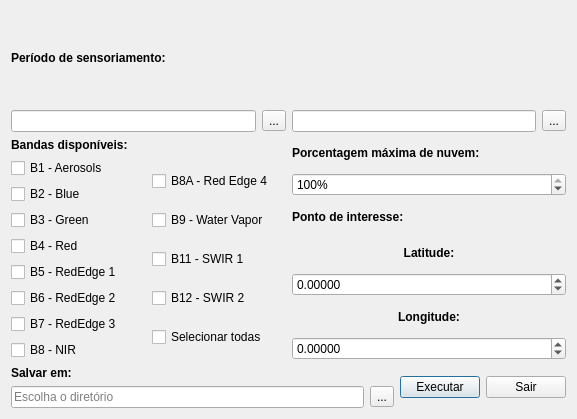
<?xml version="1.0" encoding="UTF-8"?>
<ui version="4.0">
 <class>SentinelDialogBase</class>
 <widget class="QDialog" name="SentinelDialogBase">
  <property name="geometry">
   <rect>
    <x>0</x>
    <y>0</y>
    <width>577</width>
    <height>419</height>
   </rect>
  </property>
  <property name="windowTitle">
   <string>sentinel_images</string>
  </property>
  <layout class="QGridLayout" name="gridLayout">
   <item row="0" column="0">
    <layout class="QVBoxLayout" name="verticalLayout">
     <item>
      <widget class="QLabel" name="firstDateLabel">
       <property name="enabled">
        <bool>true</bool>
       </property>
       <property name="font">
        <font>
         <weight>75</weight>
         <bold>true</bold>
        </font>
       </property>
       <property name="frameShape">
        <enum>QFrame::NoFrame</enum>
       </property>
       <property name="frameShadow">
        <enum>QFrame::Plain</enum>
       </property>
       <property name="text">
        <string>Período de sensoriamento:</string>
       </property>
      </widget>
     </item>
     <item>
      <layout class="QHBoxLayout" name="horizontalLayout">
       <item>
        <widget class="QLineEdit" name="firstDateText"/>
       </item>
       <item>
        <widget class="QToolButton" name="firstDateButton">
         <property name="text">
          <string>...</string>
         </property>
        </widget>
       </item>
       <item>
        <widget class="QLineEdit" name="lastDateText"/>
       </item>
       <item>
        <widget class="QToolButton" name="lastDateButton">
         <property name="text">
          <string>...</string>
         </property>
        </widget>
       </item>
      </layout>
     </item>
    </layout>
   </item>
   <item row="1" column="0">
    <layout class="QHBoxLayout" name="horizontalLayout_5">
     <item>
      <layout class="QVBoxLayout" name="verticalLayout_6">
       <item>
        <widget class="QLabel" name="bandLabel">
         <property name="font">
          <font>
           <weight>75</weight>
           <bold>true</bold>
          </font>
         </property>
         <property name="text">
          <string>Bandas disponíveis:</string>
         </property>
        </widget>
       </item>
       <item>
        <layout class="QHBoxLayout" name="horizontalLayout_4">
         <item>
          <layout class="QVBoxLayout" name="verticalLayout_2">
           <item>
            <widget class="QCheckBox" name="B1">
             <property name="text">
              <string>B1 - Aerosols</string>
             </property>
            </widget>
           </item>
           <item>
            <widget class="QCheckBox" name="B2">
             <property name="text">
              <string>B2 - Blue</string>
             </property>
            </widget>
           </item>
           <item>
            <widget class="QCheckBox" name="B3">
             <property name="text">
              <string>B3 - Green</string>
             </property>
            </widget>
           </item>
           <item>
            <widget class="QCheckBox" name="B4">
             <property name="text">
              <string>B4 - Red</string>
             </property>
            </widget>
           </item>
           <item>
            <widget class="QCheckBox" name="B5">
             <property name="text">
              <string>B5 - RedEdge 1</string>
             </property>
            </widget>
           </item>
           <item>
            <widget class="QCheckBox" name="B6">
             <property name="text">
              <string>B6 - RedEdge 2</string>
             </property>
            </widget>
           </item>
           <item>
            <widget class="QCheckBox" name="B7">
             <property name="text">
              <string>B7 - RedEdge 3</string>
             </property>
            </widget>
           </item>
           <item>
            <widget class="QCheckBox" name="B8">
             <property name="text">
              <string>B8 - NIR</string>
             </property>
            </widget>
           </item>
          </layout>
         </item>
         <item>
          <layout class="QVBoxLayout" name="verticalLayout_5">
           <item>
            <widget class="QCheckBox" name="B8A">
             <property name="text">
              <string>B8A - Red Edge 4</string>
             </property>
            </widget>
           </item>
           <item>
            <widget class="QCheckBox" name="B9">
             <property name="text">
              <string>B9 - Water Vapor</string>
             </property>
            </widget>
           </item>
           <item>
            <widget class="QCheckBox" name="B11">
             <property name="text">
              <string>B11 - SWIR 1</string>
             </property>
            </widget>
           </item>
           <item>
            <widget class="QCheckBox" name="B12">
             <property name="text">
              <string>B12 - SWIR 2</string>
             </property>
            </widget>
           </item>
           <item>
            <widget class="QCheckBox" name="All">
             <property name="text">
              <string>Selecionar todas</string>
             </property>
             <property name="iconSize">
              <size>
               <width>20</width>
               <height>20</height>
              </size>
             </property>
            </widget>
           </item>
          </layout>
         </item>
        </layout>
       </item>
      </layout>
     </item>
     <item>
      <layout class="QVBoxLayout" name="verticalLayout_3">
       <item>
        <widget class="QLabel" name="cloudLabel">
         <property name="font">
          <font>
           <weight>75</weight>
           <bold>true</bold>
          </font>
         </property>
         <property name="text">
          <string>Porcentagem máxima de nuvem:</string>
         </property>
        </widget>
       </item>
       <item>
        <widget class="QSpinBox" name="spinBox">
         <property name="suffix">
          <string>%</string>
         </property>
         <property name="minimum">
          <number>1</number>
         </property>
         <property name="maximum">
          <number>100</number>
         </property>
         <property name="value">
          <number>100</number>
         </property>
        </widget>
       </item>
       <item>
        <widget class="QLabel" name="coorLabel">
         <property name="font">
          <font>
           <weight>75</weight>
           <bold>true</bold>
          </font>
         </property>
         <property name="text">
          <string>Ponto de interesse:</string>
         </property>
        </widget>
       </item>
       <item>
        <widget class="QLabel" name="label">
         <property name="font">
          <font>
           <weight>75</weight>
           <bold>true</bold>
          </font>
         </property>
         <property name="text">
          <string>Latitude:</string>
         </property>
         <property name="alignment">
          <set>Qt::AlignCenter</set>
         </property>
        </widget>
       </item>
       <item>
        <widget class="QDoubleSpinBox" name="spbLat">
         <property name="suffix">
          <string/>
         </property>
         <property name="decimals">
          <number>5</number>
         </property>
         <property name="minimum">
          <double>-90.000000000000000</double>
         </property>
         <property name="maximum">
          <double>90.000000000000000</double>
         </property>
         <property name="singleStep">
          <double>0.001000000000000</double>
         </property>
        </widget>
       </item>
       <item>
        <widget class="QLabel" name="label_2">
         <property name="font">
          <font>
           <weight>75</weight>
           <bold>true</bold>
          </font>
         </property>
         <property name="text">
          <string>Longitude:</string>
         </property>
         <property name="alignment">
          <set>Qt::AlignCenter</set>
         </property>
        </widget>
       </item>
       <item>
        <widget class="QDoubleSpinBox" name="spbLong">
         <property name="suffix">
          <string/>
         </property>
         <property name="decimals">
          <number>5</number>
         </property>
         <property name="minimum">
          <double>-180.000000000000000</double>
         </property>
         <property name="maximum">
          <double>180.000000000000000</double>
         </property>
         <property name="singleStep">
          <double>0.001000000000000</double>
         </property>
        </widget>
       </item>
      </layout>
     </item>
    </layout>
   </item>
   <item row="2" column="0">
    <layout class="QHBoxLayout" name="horizontalLayout_6">
     <item>
      <layout class="QVBoxLayout" name="verticalLayout_4">
       <item>
        <widget class="QLabel" name="saveLabel">
         <property name="font">
          <font>
           <weight>75</weight>
           <bold>true</bold>
          </font>
         </property>
         <property name="text">
          <string>Salvar em:</string>
         </property>
        </widget>
       </item>
       <item>
        <layout class="QHBoxLayout" name="horizontalLayout_2">
         <item>
          <widget class="QLineEdit" name="saveText">
           <property name="placeholderText">
            <string>Escolha o diretório</string>
           </property>
          </widget>
         </item>
         <item>
          <widget class="QToolButton" name="saveButton">
           <property name="text">
            <string>...</string>
           </property>
          </widget>
         </item>
        </layout>
       </item>
      </layout>
     </item>
     <item>
      <layout class="QHBoxLayout" name="horizontalLayout_3">
       <item>
        <widget class="QPushButton" name="runButton">
         <property name="text">
          <string>Executar</string>
         </property>
        </widget>
       </item>
       <item>
        <widget class="QPushButton" name="cancelButton">
         <property name="text">
          <string>Sair</string>
         </property>
        </widget>
       </item>
      </layout>
     </item>
    </layout>
   </item>
  </layout>
 </widget>
 <tabstops>
  <tabstop>firstDateText</tabstop>
  <tabstop>firstDateButton</tabstop>
  <tabstop>lastDateText</tabstop>
  <tabstop>lastDateButton</tabstop>
  <tabstop>B1</tabstop>
  <tabstop>B2</tabstop>
  <tabstop>B3</tabstop>
  <tabstop>B4</tabstop>
  <tabstop>B5</tabstop>
  <tabstop>B6</tabstop>
  <tabstop>B7</tabstop>
  <tabstop>B8</tabstop>
  <tabstop>B8A</tabstop>
  <tabstop>B9</tabstop>
  <tabstop>B11</tabstop>
  <tabstop>B12</tabstop>
  <tabstop>All</tabstop>
  <tabstop>spinBox</tabstop>
  <tabstop>spbLat</tabstop>
  <tabstop>spbLong</tabstop>
  <tabstop>saveText</tabstop>
  <tabstop>saveButton</tabstop>
  <tabstop>runButton</tabstop>
  <tabstop>cancelButton</tabstop>
 </tabstops>
 <resources/>
 <connections/>
</ui>
